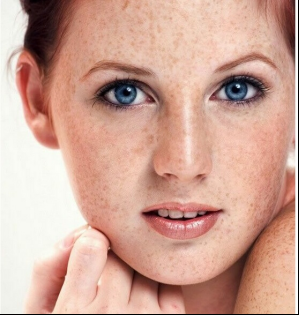
#> input picture data/input/beauty.jpg, 299 x 315 px
$ python -i task3_enhance.py   (imports and definitions only)   (older library calls are emulated)
#> lines starting #> are read from the running program, lines starting #| are printed output that depends on the picture; after the words box and inside, x2 and y2 are one past the last pixel; in counts of white or black regions, pixels touching at a corner belong together
### src/utils/filters.py
"""
滤波器集合模块
提供各种图像滤波和增强功能
"""
import cv2
import numpy as np
from scipy import ndimage

def gaussian_blur(image, kernel_size=5, sigma=0):
    """
    高斯模糊

    参数:
        image (numpy.ndarray): 输入图像
        kernel_size (int): 高斯核大小，必须是奇数
        sigma (float): 高斯核标准差，0表示自动计算

    返回:
        numpy.ndarray: 模糊后的图像
    """
    if kernel_size % 2 == 0:
        kernel_size += 1  # 确保核大小为奇数
    return cv2.GaussianBlur(image, (kernel_size, kernel_size), sigma)

def median_blur(image, kernel_size=5):
    """
    中值滤波，对去除椒盐噪声很有效

    参数:
        image (numpy.ndarray): 输入图像
        kernel_size (int): 核大小，必须是奇数

    返回:
        numpy.ndarray: 滤波后的图像
    """
    if kernel_size % 2 == 0:
        kernel_size += 1  # 确保核大小为奇数
    return cv2.medianBlur(image, kernel_size)

def bilateral_filter(image, d=9, sigma_color=75, sigma_space=75):
    """
    双边滤波，可以在保持边缘的同时平滑图像

    参数:
        image (numpy.ndarray): 输入图像
        d (int): 过滤期间使用的每个像素邻域的直径
        sigma_color (float): 颜色空间中的标准差
        sigma_space (float): 坐标空间中的标准差

    返回:
        numpy.ndarray: 滤波后的图像
    """
    return cv2.bilateralFilter(image, d, sigma_color, sigma_space)

def unsharp_mask(image, kernel_size=5, strength=1.5):
    """
    锐化滤波（反锐化掩蔽）

    参数:
        image (numpy.ndarray): 输入图像
        kernel_size (int): 高斯核大小
        strength (float): 锐化强度

    返回:
        numpy.ndarray: 锐化后的图像
    """
    blurred = gaussian_blur(image, kernel_size)
    sharpened = cv2.addWeighted(image, 1.0 + strength, blurred, -strength, 0)
    return np.clip(sharpened, 0, 255).astype(np.uint8)

# [38 lines left out: function edge_detection, not called in this run]

def apply_clahe(image, clip_limit=2.0, tile_grid_size=(8, 8)):
    """
    应用CLAHE（对比度受限的自适应直方图均衡化）

    参数:
        image (numpy.ndarray): 输入图像
        clip_limit (float): 对比度限制
        tile_grid_size (tuple): 网格大小

    返回:
        numpy.ndarray: 增强后的图像
    """
    # 如果是彩色图像，在LAB空间中只对L通道应用CLAHE
    if len(image.shape) == 3:
        # 转换到LAB颜色空间
        lab = cv2.cvtColor(image, cv2.COLOR_RGB2LAB)
        # 分离通道
        l, a, b = cv2.split(lab)

        # 创建CLAHE对象
        clahe = cv2.createCLAHE(clipLimit=clip_limit, tileGridSize=tile_grid_size)
        # 应用CLAHE到L通道
        l = clahe.apply(l)

        # 合并通道
        lab = cv2.merge((l, a, b))
        # 转换回RGB
        return cv2.cvtColor(lab, cv2.COLOR_LAB2RGB)
    else:
        # 灰度图像直接应用CLAHE
        clahe = cv2.createCLAHE(clipLimit=clip_limit, tileGridSize=tile_grid_size)
        return clahe.apply(image)

# [32 lines left out: function remove_shadow, not called in this run]

### src/utils/color_space.py
"""
色彩空间转换工具模块
提供各种色彩空间之间的转换功能
"""
import cv2
import numpy as np

# [65 lines left out: functions rgb_to_hsv, hsv_to_rgb, rgb_to_gray, adjust_brightness, adjust_saturation, not called in this run]

def adjust_contrast(image, factor):
    """
    调整图像对比度

    参数:
        image (numpy.ndarray): RGB格式的图像数据
        factor (float): 对比度调整因子，>1增加对比度，<1降低对比度

    返回:
        numpy.ndarray: 调整后的图像
    """
    mean = np.mean(image, axis=(0, 1))
    adjusted = factor * (image - mean) + mean
    return np.clip(adjusted, 0, 255).astype(np.uint8)

### src/task3_enhance.py
#!/usr/bin/env python3
# -*- coding: utf-8 -*-

"""
任务3：图像增强（去除底纹噪声，增加对比度）
"""

import argparse
import cv2
import numpy as np
import matplotlib.pyplot as plt
import sys
import os
from scipy.ndimage import maximum_filter

# 添加项目根目录到路径，确保可以导入src中的模块
sys.path.append(os.path.dirname(os.path.abspath(__file__)))

from utils.image_io import read_image, save_image
from utils.color_space import adjust_brightness, adjust_contrast
from utils.filters import bilateral_filter, gaussian_blur, apply_clahe, unsharp_mask, median_blur
import config as config


# [44 lines left out: functions display_images, display_fft_spectrum, not called in this run]


def detect_periodic_noise(image, threshold_factor=0.2, exclude_center_ratio=0.1, max_peaks=10):
    """
    检测图像中的周期性噪声

    参数:
    image: 输入图像
    threshold_factor: 峰值检测阈值因子（相对于最大值）
    exclude_center_ratio: 排除中心区域的比例（排除DC分量）

    返回:
    peaks: 检测到的峰值坐标列表 [(y1,x1), (y2,x2), ...]
    magnitude_spectrum: 幅度谱
    """
    # 确保图像是灰度图
    if len(image.shape) > 2:
        gray = cv2.cvtColor(image, cv2.COLOR_RGB2GRAY)
    else:
        gray = image

    # 执行FFT
    f = np.fft.fft2(gray)
    fshift = np.fft.fftshift(f)
    magnitude_spectrum = np.log(np.abs(fshift) + 1)

    # 创建掩码排除中心区域
    rows, cols = gray.shape
    crow, ccol = rows // 2, cols // 2
    center_mask = np.ones((rows, cols), dtype=bool)
    r = int(min(rows, cols) * exclude_center_ratio)
    y, x = np.ogrid[:rows, :cols]
    mask_area = (y - crow) ** 2 + (x - ccol) ** 2 <= r ** 2
    center_mask[mask_area] = False

    # 应用掩码并找出峰值
    masked_spectrum = magnitude_spectrum.copy()
    masked_spectrum[~center_mask] = 0

    # 设置阈值
    threshold = threshold_factor * np.max(masked_spectrum)

    # 用最大值滤波找局部极大值
    neighborhood = maximum_filter(masked_spectrum, size=3)
    peaks = np.argwhere((masked_spectrum == neighborhood) & (masked_spectrum > threshold))

    # 按强度排序，只保留最显著的max_peaks个
    if len(peaks) > 0:
        peak_values = masked_spectrum[peaks[:,0], peaks[:,1]]
        sorted_idx = np.argsort(peak_values)[::-1]
        peaks = peaks[sorted_idx][:max_peaks]
        peaks = [tuple(p) for p in peaks]
    else:
        peaks = []
    return peaks, magnitude_spectrum


def create_notch_filter(image_shape, peaks, radius=5):
    """
    创建陷波滤波器

    参数:
    image_shape: 图像形状 (height, width)
    peaks: 峰值坐标列表 [(y1,x1), (y2,x2), ...]
    radius: 陷波半径

    返回:
    notch_filter: 陷波滤波器掩码
    """
    rows, cols = image_shape
    crow, ccol = rows // 2, cols // 2

    # 使用meshgrid创建坐标网格，效率远高于for循环
    y, x = np.ogrid[:rows, :cols]

    # 初始化全1的掩码
    mask = np.ones((rows, cols), dtype=np.float32)

    for peak in peaks:
        py, px = peak
        # 计算所有点到当前峰值的距离
        d_sq = (y - py)**2 + (x - px)**2
        mask[d_sq <= radius**2] = 0

        # 对称点也置零
        sym_py, sym_px = 2 * crow - py, 2 * ccol - px
        if 0 <= sym_py < rows and 0 <= sym_px < cols:
            d_sym_sq = (y - sym_py)**2 + (x - sym_px)**2
            mask[d_sym_sq <= radius**2] = 0

    return mask


def apply_notch_filter(image, peaks, radius=5):
    """
    应用陷波滤波器去除周期性噪声

    参数:
    image: 输入图像
    peaks: 峰值坐标列表 [(y1,x1), (y2,x2), ...]
    radius: 陷波半径

    返回:
    filtered_image: 滤波后的图像
    """
    # 确保图像是灰度图
    if len(image.shape) > 2:
        is_color = True
        # 处理彩色图像的每个通道
        channels = cv2.split(image)
        filtered_channels = []

        for channel in channels:
            filtered_channel = apply_notch_filter_to_channel(channel, peaks, radius)
            filtered_channels.append(filtered_channel)

        # 合并通道
        filtered_image = cv2.merge(filtered_channels)
    else:
        is_color = False
        filtered_image = apply_notch_filter_to_channel(image, peaks, radius)

    return filtered_image


def apply_notch_filter_to_channel(channel, peaks, radius=5):
    """对单个通道应用陷波滤波器"""
    rows, cols = channel.shape

    # 执行FFT
    f = np.fft.fft2(channel)
    fshift = np.fft.fftshift(f)

    # 创建陷波滤波器
    mask = create_notch_filter((rows, cols), peaks, radius)

    # 应用滤波器
    fshift_filtered = fshift * mask

    # 反变换回空域
    f_ishift = np.fft.ifftshift(fshift_filtered)
    img_back = np.fft.ifft2(f_ishift)
    img_back = np.abs(img_back)

    # 归一化到0-255
    img_back = np.clip(img_back, 0, 255).astype(np.uint8)

    return img_back


def enhance_image(image,
                  noise_threshold=0.2,
                  notch_radius=5,
                  bilateral_d=9,
                  bilateral_sigma_color=75,
                  bilateral_sigma_space=75,
                  clahe_clip_limit=3.0,
                  clahe_grid_size=(8, 8),
                  unsharp_strength=1.5,
                  median_size=3,
                  contrast_factor=1.3):
    """
    综合图像增强：去除底纹噪声并增强对比度

    参数:

    image: 输入图像
    noise_threshold: 噪声检测阈值
    notch_radius: 陷波滤波器半径
    bilateral_d: 双边滤波的直径
    bilateral_sigma_color: 双边滤波的颜色标准差
    bilateral_sigma_space: 双边滤波的空间标准差
    clahe_clip_limit: CLAHE的对比度限制
    clahe_grid_size: CLAHE的网格大小
    unsharp_strength: 锐化强度
    median_size: 中值滤波核大小
    contrast_factor: 对比度增强因子

    返回:

    enhanced_image: 增强后的图像
    """
    # 步骤1: 检测周期性噪声
    peaks, _ = detect_periodic_noise(image, threshold_factor=noise_threshold)

    # 步骤2: 应用陷波滤波器去除周期性噪声
    if peaks:
        filtered_image = apply_notch_filter(image, peaks, radius=notch_radius)
    else:
        filtered_image = image.copy()

    # 步骤3: 应用中值滤波去除残余噪点
    median_filtered = median_blur(filtered_image, kernel_size=median_size)

    # 步骤4: 应用双边滤波平滑图像同时保持边缘
    bilateral_filtered = bilateral_filter(median_filtered,
                                         d=bilateral_d,
                                         sigma_color=bilateral_sigma_color,
                                         sigma_space=bilateral_sigma_space)

    # 步骤5: 应用CLAHE增强对比度
    clahe_enhanced = apply_clahe(bilateral_filtered,
                                clip_limit=clahe_clip_limit,
                                tile_grid_size=clahe_grid_size)

    # 步骤6: 应用锐化增强细节
    sharpened = unsharp_mask(clahe_enhanced, strength=unsharp_strength)

    # 步骤7: 最终对比度调整
    enhanced_image = adjust_contrast(sharpened, factor=contrast_factor)

    return enhanced_image


# [63 lines left out: function main, not called in this run]


# [2 lines not run here, left out]

>>> import cv2
>>> picture = cv2.cvtColor(cv2.imread('../data/input/beauty.jpg'), cv2.COLOR_BGR2RGB)
>>> result = enhance_image(picture)
#> in detect_periodic_noise, `masked_spectrum[~center_mask] = 0`:
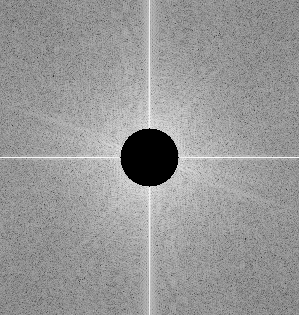
#> masked_spectrum: shape (315, 299) float64; min 0, max 11.53, mean 6.86; drawn with min black and max white
#> in detect_periodic_noise, `threshold = threshold_factor * np.max(masked_spectrum)`: threshold = 2.31
#> in detect_periodic_noise, `neighborhood = maximum_filter(masked_spectrum, size=3)`:
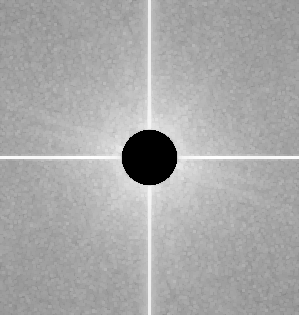
#> neighborhood: shape (315, 299) float64; min 0, max 11.53, mean 7.63; drawn with min black and max white
#> in detect_periodic_noise, `peaks = np.argwhere((masked_spectrum == neighborhood) & (masked_spectr..`: peaks = 10294 pairs, first value 0 to 314, second value 0 to 298
#> in detect_periodic_noise, `peak_values = masked_spectrum[peaks[:,0], peaks[:,1]]`: peak_values = 10294 values, max 11.53 at index 5132, min 6.28 at index 454, mean 7.81
#> in detect_periodic_noise, `sorted_idx = np.argsort(peak_values)[::-1]`: sorted_idx = 10294 values, max 10293 at index 9169, min 0 at index 9168, mean 5146.5
#> in detect_periodic_noise, `peaks = peaks[sorted_idx][:max_peaks]`: peaks = [[157, 80], [157, 218], [157, 78], [157, 220], [157, 213], [157, 85], [157, 211], [157, 87], [157, 92], [157, 206]]
#> in detect_periodic_noise, `peaks = [tuple(p) for p in peaks]`: peaks = [(157, 80), (157, 218), (157, 78), (157, 220), (157, 213), (157, 85), (157, 211), (157, 87), (157, 92), (157, 206)]
#> the loop in apply_notch_filter, `for channel in channels:` made 3 passes
#> pass 1, in apply_notch_filter_to_channel, `mask = create_notch_filter((rows, cols), peaks, radius)`:
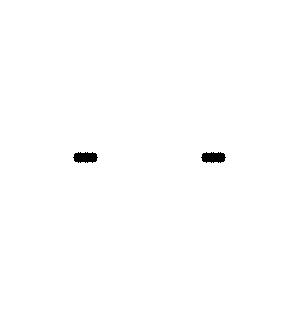
#> mask: shape (315, 299) float32; values 0 (black) and 1 (white), 99.5% white; 2 black regions, box (x1, y1, x2, y2) and area: (73, 152, 98, 163) 215, (201, 152, 226, 163) 215
#> pass 1, in apply_notch_filter_to_channel, `img_back = np.clip(img_back, 0, 255).astype(np.uint8)`:
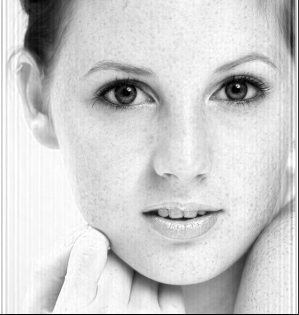
#> img_back: shape (315, 299); min 0, max 255, mean 206.5
#> after the loop in apply_notch_filter, `for channel in channels:`: filtered_channels = 3 items
#> in apply_clahe, `lab = cv2.cvtColor(image, cv2.COLOR_RGB2LAB)`: lab: shape (315, 299, 3); mean of channels 0, 1, 2 180.1, 141.9, 142.2
#> in apply_clahe, `l = clahe.apply(l)`:
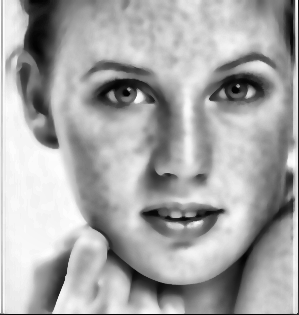
#> l: shape (315, 299); min 2, max 254, mean 167.7
#> in apply_clahe, `lab = cv2.merge((l, a, b))`: lab: shape (315, 299, 3); mean of channels 0, 1, 2 167.7, 141.9, 142.2
#> in unsharp_mask, `sharpened = cv2.addWeighted(image, 1.0 + strength, blurred, -strength,..`:
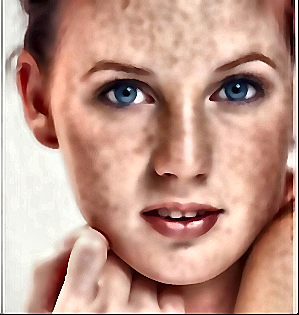
#> sharpened: shape (315, 299, 3); mean R, G, B 193, 152.6, 138.1
#> in adjust_contrast, `mean = np.mean(image, axis=(0, 1))`: mean = [193, 152.6, 138.1]
#> in adjust_contrast, `return np.clip(adjusted, 0, 255).astype(np.uint8)`:
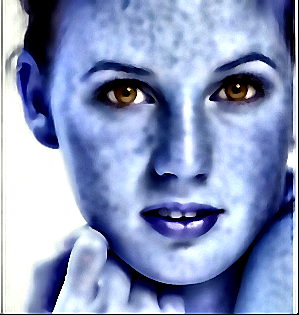
#> returned value: shape (315, 299, 3); mean of channels 0, 1, 2 191.2, 151.9, 137.6; drawn as B, G, R

$ run again, on data/input/vehicle1.png
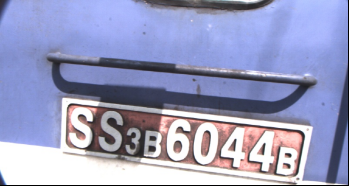
#> input picture data/input/vehicle1.png, 349 x 186 px
#> in detect_periodic_noise, `masked_spectrum[~center_mask] = 0`:
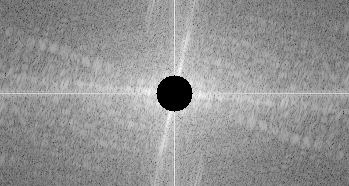
#> masked_spectrum: shape (186, 349) float64; min 0, max 12.19, mean 7.05; drawn with min black and max white
#> threshold = 2.44
#> in detect_periodic_noise, `peaks = np.argwhere((masked_spectrum == neighborhood) & (masked_spectr..`: peaks = 5759 pairs, first value 0 to 185, second value 0 to 348
#> peak_values = 5759 values, max 12.19 at index 2290, min 5.57 at index 5374, mean 7.83
#> sorted_idx = 5759 values, max 5758 at index 5748, min 0 at index 5683, mean 2879
#> in detect_periodic_noise, `peaks = peaks[sorted_idx][:max_peaks]`: peaks = [[115, 169], [71, 179], [118, 168], [68, 180], [111, 170], [75, 178], [93, 199], [93, 149], [122, 167], [64, 181]]
#> in detect_periodic_noise, `peaks = [tuple(p) for p in peaks]`: peaks = [(115, 169), (71, 179), (118, 168), (68, 180), (111, 170), (75, 178), (93, 199), (93, 149), (122, 167), (64, 181)]
#> the loop in apply_notch_filter, `for channel in channels:` made 3 passes
#> after the loop in apply_notch_filter, `for channel in channels:`: filtered_channels = 3 items
#> mean = [145.1, 148.6, 182]
#> in adjust_contrast, `return np.clip(adjusted, 0, 255).astype(np.uint8)`:
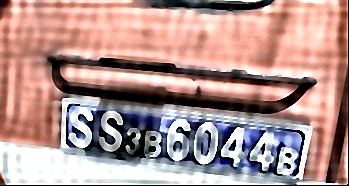
#> returned value: shape (186, 349, 3); mean of channels 0, 1, 2 143.7, 147.8, 179; drawn as B, G, R
